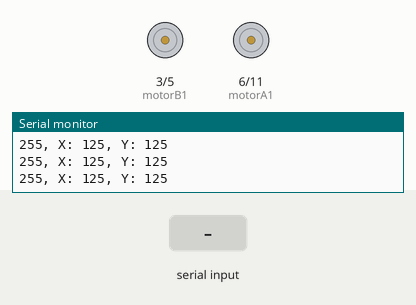
This sketch was run on a simulated Arduino Uno, built with avr-gcc and run on an emulated ATmega328P. Shown: motor-driver pin pairs drawn as motors (green arrow = first pin HIGH = forward, orange = second pin HIGH = backward, longer = more drive), the last lines printed to the serial monitor. The test bench sets the inputs (shaded band).

Above: at 1.2 s.
1.3 s: byte 30 received over Serial
4.3 s: byte 90 received over Serial
At 5.5 s:
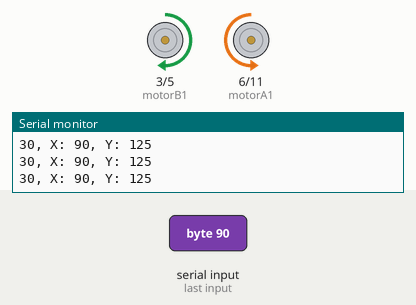
5.8 s: byte 30 received over Serial
At 6.9 s:
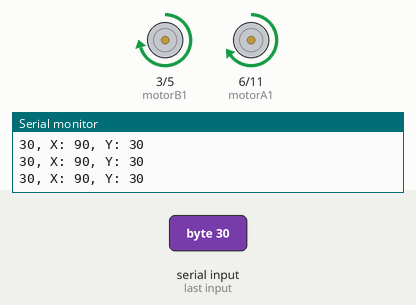
Timing chart, 0 to 8.8 s (numbered marks = the images above; inputs shaded):
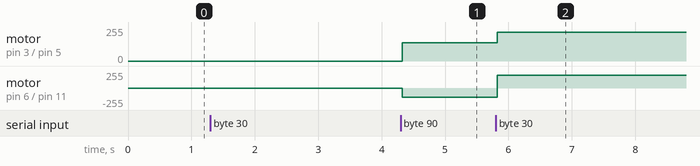

Measured:
- after the input at 4.3 s, motor on pin 3 (motorB1) / pin 5 (motorB2): stopped → forward 138/255 at once; motor on pin 6 (motorA1) / pin 11 (motorA2): stopped → backward 138/255 at once
- after the input at 5.8 s, motor on pin 3 (motorB1) / pin 5 (motorB2): forward 138/255 → forward 216/255 at once; motor on pin 6 (motorA1) / pin 11 (motorA2): backward 138/255 → forward 195/255 at once

The sketch:

RC_Bluetooth_Tank_Base_Version.ino
```cpp
//Nathan Li - RC Bluetooth Tank Base Version - 28 December 2020

   int motorA1  = 6; //Left Forward
   int motorA2  = 11;
   int motorB1  = 3; //Right Forward
   int motorB2  = 5;
   int dataIn[3] = {255, 125, 125}; //initialize 255, x, and y to be in the center of joystick (meaning stop)
   int in_byte;
   int index;
   int mainSpeed;

void setup()
{
    pinMode(motorA1, OUTPUT);
    pinMode(motorA2, OUTPUT);
    pinMode(motorB1, OUTPUT);
    pinMode(motorB2, OUTPUT);
    Serial.begin(9600);
}

void loop()
{
    //Save incoming data to variable 'in_byte'
    if(Serial.available() > 0)
    {
      in_byte = Serial.read();
      if (in_byte == (255))
      {
        index = 0;
      }
      dataIn[index] = in_byte;
      index = index + 1;
    }

    Serial.print (dataIn[0]);
    Serial.print (", X: ");
    Serial.print (dataIn[1]);
    Serial.print (", Y: ");
    Serial.println (dataIn[2]);
  /***********************Forward****************************/
    if (dataIn[2] <= 100 && dataIn[1] >= 100 && dataIn[1] <= 150) //pushing joystick forward
    {
      mainSpeed = map(dataIn[2], 100, 0, 125, 255);
      analogWrite(motorA1, mainSpeed); analogWrite(motorA2, 0);
      analogWrite(motorB1, mainSpeed); analogWrite(motorB2, 0);
    }

  /***********************Backward****************************/
    else if (dataIn[2] >= 150 && dataIn[1] >= 100 && dataIn[1] <= 150)
    {
      mainSpeed = map(dataIn[2], 150, 250, 125, 255);
      analogWrite(motorA1, 0); analogWrite(motorA2, mainSpeed);
      analogWrite(motorB1, 0); analogWrite(motorB2, mainSpeed);
    }

  /***************************Right*****************************/
    else if (dataIn[2] > 100 && dataIn[2] < 150 && dataIn[1] >= 150 && dataIn[1] <= 250)
    {
      mainSpeed = map(dataIn[1], 150, 250, 125, 255);
      analogWrite(motorA1, mainSpeed); analogWrite(motorA2, 0);
      analogWrite(motorB1, 0); analogWrite(motorB2, mainSpeed);
    }

  /***************************Left*****************************/
    else if (dataIn[2] > 100 && dataIn[2] < 150 && dataIn[1] >= 0 && dataIn[1] <= 100)
    {
      mainSpeed = map(dataIn[1], 100, 0, 125, 255);
      analogWrite(motorA1, 0); analogWrite(motorA2, mainSpeed);
      analogWrite(motorB1, mainSpeed); analogWrite(motorB2, 0);
    }

  /**********************Forward Right************************/
    else if (dataIn[2] <= 100 && dataIn[1] >= 150 && dataIn[1] <= 250)
    {
      mainSpeed = map(dataIn[2], 100, 0, 125, 255);
      analogWrite(motorA1, mainSpeed); analogWrite(motorA2, 0);
      analogWrite(motorB1, map(dataIn[1], 150, 250, mainSpeed, 0)); analogWrite(motorB2, 0);
    }

  /**********************Forward Left************************/
    else if (dataIn[2] <= 100 && dataIn[1] >= 0 && dataIn[1] <= 100)
    {
      mainSpeed = map(dataIn[2], 100, 0, 125, 255);
      analogWrite(motorA1, map(dataIn[1], 100, 0, mainSpeed, 0)); analogWrite(motorA2, 0);
      analogWrite(motorB1, mainSpeed); analogWrite(motorB2, 0);
    }

  /**********************Backward Right************************/
    else if (dataIn[2] >= 150 && dataIn[1] >= 150 && dataIn[1] <= 250)
    {
      mainSpeed = map(dataIn[2], 150, 250, 125, 255);
      analogWrite(motorA1, 0); analogWrite(motorA2, mainSpeed);
      analogWrite(motorB1, 0); analogWrite(motorB2, map(dataIn[1], 150, 250, mainSpeed, 0));
    }

  /**********************Backward Left************************/
    else if (dataIn[2] >= 150 && dataIn[1] >= 0 && dataIn[1] <= 100)
    {
      mainSpeed = map(dataIn[2], 150, 250, 125, 255);
      analogWrite(motorA1, 0); analogWrite(motorA2, map(dataIn[1], 100, 0, mainSpeed, 0));
      analogWrite(motorB1, 0); analogWrite(motorB2, mainSpeed);
    }

  /***************************Stop*****************************/
    else if (dataIn[2] > 100 && dataIn[2] < 150 && dataIn[1] > 100 && dataIn[1] < 150)
    {
      analogWrite(motorA1, 0); analogWrite(motorA2, 0);
      analogWrite(motorB1, 0); analogWrite(motorB2, 0);
    }
}
```
